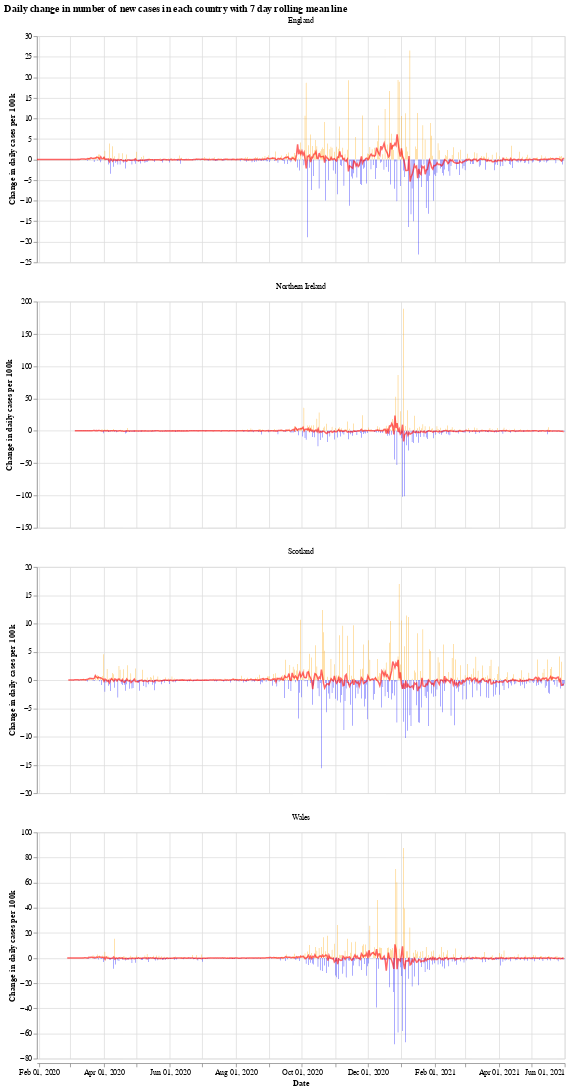

Notebook code cell kept with this figure:
### Markdown cell above
We will use the Python library `Altair` for visualising the data, see the [altair docs](https://altair-viz.github.io/) for more information.

First we have a graph which shows the daily change in the number of new cases for each country. This number jumps up and down all over the place, which is likely due to delay in reporting of new cases over the weekend. Another interesting thing is that it looks like the daily cases in Wales experienced a much shorter period of calm over the summer (calm in the sense of daily cases not jumping up and down).

The orange bars are days when the number of new cases (per 100k population) was more than the previous day, while the blue are days when the number of new cases dropped. The red line is the 7 day moving average. 

When the moving average line is below 0, it means that there is a consistent drop in new cases. We can see this clearly happening around the times that lockdowns were introduced (though, to varying degrees). I will update the graphs soon with a marker of when each lockdown started.

### Code cell
# collapse
import altair as alt

bars = alt.Chart(uk_cases).mark_bar().encode(
    x=alt.X("yearmonthdate(date):T", axis=alt.Axis(title='Date')),
    y=alt.Y("casesChangeRate:Q", axis=alt.Axis(title='Change in daily cases per 100k')),
    tooltip='casesChange',
    color=alt.condition(
        alt.datum.casesChangeRate > 0,
        alt.value("orange"),  # The positive color
        alt.value("blue")  # The negative color
    )
).properties(title='Daily change in number of new cases with 7 day rolling mean',width=700).interactive()

line = alt.Chart(uk_cases).mark_line(
    color='red',
    size=2,
    opacity=0.6
).transform_window(
    rolling_mean='mean(casesChangeRate)',
    frame=[0, 7],
    groupby=['areaName']
).encode(
    x='yearmonthdate(date):T',
    y='rolling_mean:Q'
)

alt.layer(bars, line, data=uk_cases).facet(alt.Column(
    'areaName', title=''), columns=1).resolve_scale(y='independent').properties(title='Daily change in number of new cases in each country with 7 day rolling mean line')

### Figure 1 — Vega-Lite specification as saved in the notebook (floating-point values rounded to 4 significant figures; data arrays with more than 128 entries replaced by an {"elided": "..."} marker saying what was removed)
{"config": {"view": {"continuousWidth": 400, "continuousHeight": 300}}, "data": {"name": "data-989c34cce7346122cd7834931a38ee04"}, "facet": {"type": "nominal", "field": "areaName", "title": ""}, "spec": {"layer": [{"mark": "bar", "encoding": {"color": {"condition": {"value": "orange", "test": "(datum.casesChangeRate > 0)"}, "value": "blue"}, "tooltip": {"type": "quantitative", "field": "casesChange"}, "x": {"type": "temporal", "axis": {"title": "Date"}, "field": "date", "timeUnit": "yearmonthdate"}, "y": {"type": "quantitative", "axis": {"title": "Change in daily cases per 100k"}, "field": "casesChangeRate"}}, "selection": {"selector001": {"type": "interval", "bind": "scales", "encodings": ["x", "y"]}}, "title": "Daily change in number of new cases with 7 day rolling mean", "width": 700}, {"mark": {"type": "line", "color": "red", "opacity": 0.6, "size": 2}, "encoding": {"x": {"type": "temporal", "field": "date", "timeUnit": "yearmonthdate"}, "y": {"type": "quantitative", "field": "rolling_mean"}}, "transform": [{"window": [{"op": "mean", "field": "casesChangeRate", "as": "rolling_mean"}], "frame": [0, 7], "groupby": ["areaName"]}]}]}, "columns": 1, "resolve": {"scale": {"y": "independent"}}, "title": "Daily change in number of new cases in each country with 7 day rolling mean line", "$schema": "https://vega.github.io/schema/vega-lite/v4.8.1.json", "datasets": {"data-989c34cce7346122cd7834931a38ee04": {"elided": "1860 records"}}}
